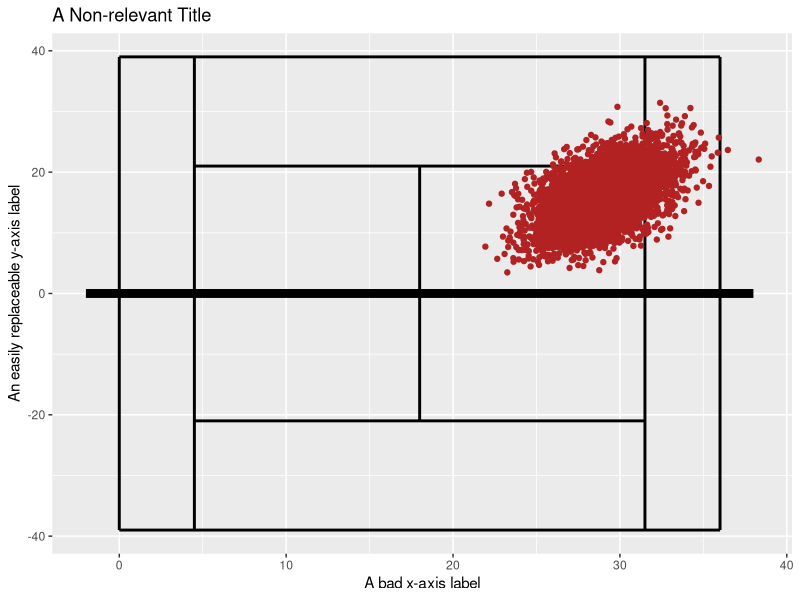

Reproduce this figure in R.
## ---- chunk 1
knitr::opts_chunk$set(echo = TRUE)
library(ggplot2)
library(mvtnorm)

#Creates a data.frame object, the easy structure to use for ggploting
tennisCourt = data.frame(x1 = c(0,4.5,18,31.5,36,0,4.5,4.5,0,-2),
                         x2 = c(0,4.5,18,31.5,36,36,31.5,31.5,36,38),
                         y1 = c(-39,-39,-21,-39,-39,39,21,-21,-39,0), 
                         y2 = c(39,39,21,39,39,39,21,-21,-39,0),
                         width = c(rep(1,9),3))

ggTennis = ggplot(tennisCourt) + 
  geom_segment(aes(x = x1,y = y1,xend = x2,yend = y2),size = tennisCourt$width) + 
  labs(x = "A bad x-axis label",y = 'An easily replaceable y-axis label',
       title = 'A Non-relevant Title')


## ---- chunk 2
mu_vect = c(29, 16)
sigma = matrix(c(4,4,4,16), nrow = 2, ncol = 2, byrow = TRUE)
ball_data = data.frame(rmvnorm(5000, mu_vect, sigma))

ggTennis_with_ball_hits = ggTennis + 
  geom_point(data = ball_data,aes(x = X1, y = X2),color = 'firebrick')

ggTennis_with_ball_hits
## ---- chunk 3
pmvnorm(lower = c(18,0), upper = c(31.5,21), mean = mu_vect, sigma = sigma)
